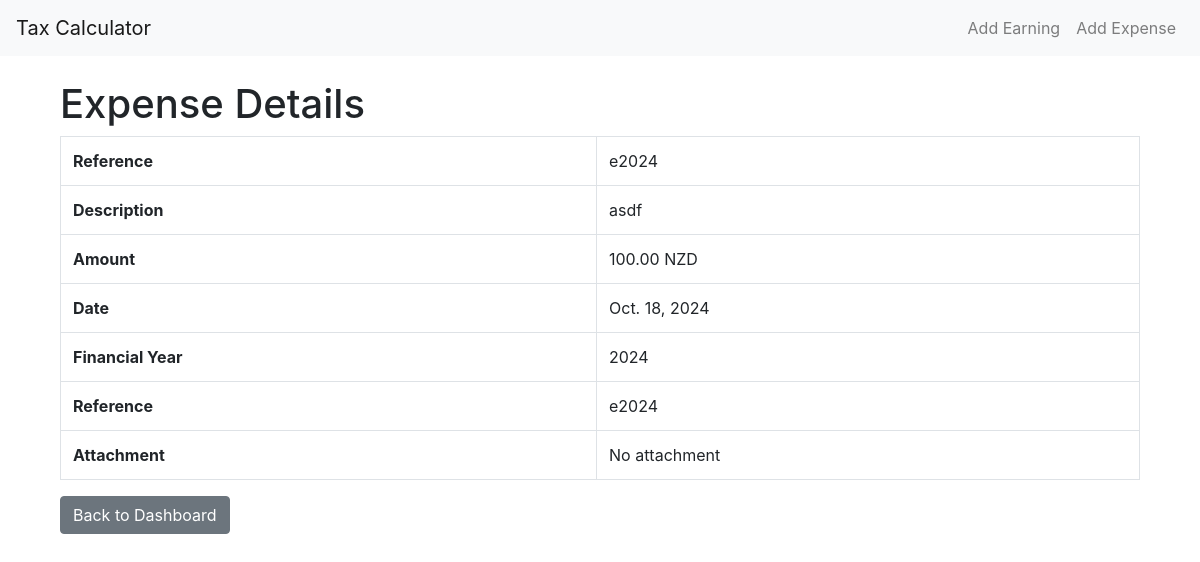
/expense/16/, run on the app's committed database.
### finance/models.py (models this page shows, shortened)
class Expense(models.Model):
    EXPENSE_TYPES = [
        ('office_supplies', 'Office Supplies'),
        ('travel', 'Travel'),
        ('equipment', 'Equipment'),
        ('utilities', 'Utilities'),
        ('marketing', 'Marketing'),
        ('insurance', 'Insurance'),
        ('salaries', 'Salaries'),
        ('rent', 'Rent'),
        ('professional_services', 'Professional Services'),
    ]
    reference = models.CharField(max_length=20, blank=True, null=True)
    description = models.CharField(max_length=255)
    amount = models.DecimalField(max_digits=10, decimal_places=2)
    is_good = models.BooleanField(default=False)
    financial_year = models.ForeignKey(FinancialYear, on_delete=models.CASCADE, related_name='expenses')
    depreciation_rate = models.FloatField(null=True, blank=True)
    expense_type = models.CharField(max_length=50, choices=EXPENSE_TYPES)
    attachment = models.FileField(upload_to='earnings_attachments/', blank=True, null=True)
    purchase_date = models.DateField()  # Ensure this field exists

class FinancialYear(models.Model):
    year = models.IntegerField()

### finance/views.py (the view)
# urls.py: path('expense/<int:pk>/', views.ExpenseDetailView.as_view(), name='expense_detail'),
class ExpenseDetailView(DetailView):
    model = Expense
    template_name = 'expense_detail.html'  # You need to create this template
    context_object_name = 'expense'

### finance/templates/expense_detail.html
{% extends 'base.html' %}
{% block content %}
<div class="container">
    <h1>Expense Details</h1>
    <table class="table table-bordered">
        <tbody>
            <tr>
                <td><strong>Reference</strong></td>
                <td>{{ expense.reference }}</td>
            </tr>
            <tr>
                <td><strong>Description</strong></td>
                <td>{{ expense.description }}</td>
            </tr>
            <tr>
                <td><strong>Amount</strong></td>
                <td>{{ expense.amount|floatformat:2 }} NZD</td>
            </tr>
            <tr>
                <td><strong>Date</strong></td>
                <td>{{ expense.purchase_date }}</td>
            </tr>
            <tr>
                <td><strong>Financial Year</strong></td>
                <td>{{ expense.financial_year.year }}</td>
            </tr>
            <tr>
                <td><strong>Reference</strong></td>
                <td>{{ expense.reference }}</td>
            </tr>
            <tr>
                <td><strong>Attachment</strong></td>
                <td>
                    {% if expense.attachment %}
                        <a href="{{ expense.attachment.url }}" target="_blank">View Attachment</a>
                    {% else %}
                        No attachment
                    {% endif %}
                </td>
            </tr>
        </tbody>
    </table>
    <a href="{% url 'dashboard' %}" class="btn btn-secondary">Back to Dashboard</a>
</div>
{% endblock %}

### data on the page
Expense: reference "e2024", description "asdf", amount "100.00", purchase_date "Oct. 18, 2024", financial_year.year "2024"
